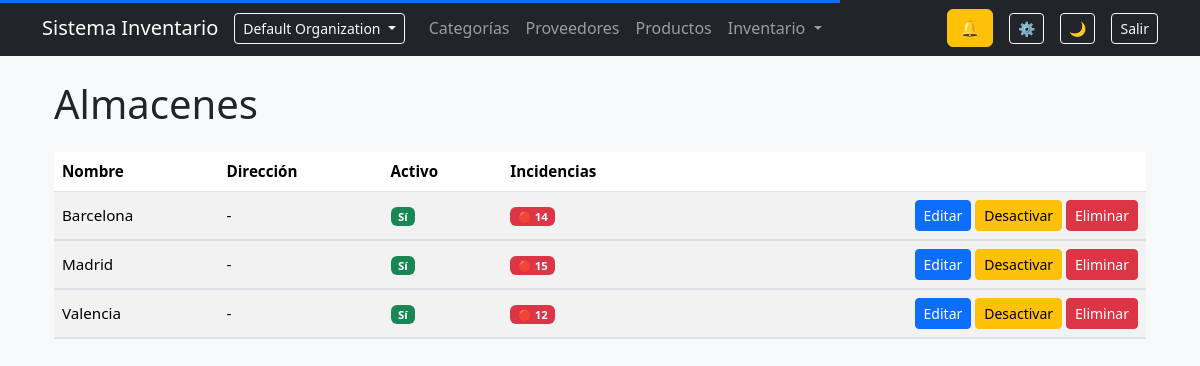
/inventory/locations/ (signed in), run on the app's committed database.
### organizations/models.py (models this page shows, shortened)
class Organization(models.Model):
    name = models.CharField(max_length=150)
    slug = models.SlugField(unique=True)
    owner = models.ForeignKey(
        User,
        on_delete=models.CASCADE,
        related_name="owned_organizations"
    )
    created_at = models.DateTimeField(auto_now_add=True)
    class Meta:
        ordering = ["name"]

### inventory/models/locations.py (models this page shows, shortened)
class Location(models.Model):
    organization = models.ForeignKey(
        Organization,
        on_delete=models.CASCADE,
        related_name="locations",
        db_index=True,
    )
    name = models.CharField(max_length=150)
    address = models.TextField(blank=True)
    is_active = models.BooleanField(default=True)
    class Meta:
        ordering = ["name"]
        unique_together = ("organization", "name")
        indexes = [
            models.Index(fields=["organization", "name"]),
        ]

### inventory/views/locations.py (the view)
def location_list(request):
    view = ListViewMixin()
    view.allowed_sort_fields = ["name", "address", "is_active"]
    view.default_ordering = "name"
    qs = (
        Location.objects
        .filter(organization=request.organization)
        .annotate(
            low_stock_count=Count(
                "stock_items",
                filter=Q(stock_items__quantity__lte=F("stock_items__min_stock"))
            ),
            total_products=Count("stock_items")
        )
    )
    search = request.GET.get("q")
    if search:
        qs = qs.filter(name__icontains=search)
    qs = view.apply_ordering(request, qs)
    page_obj = view.paginate_queryset(request, qs)
    context = {
        "locations": page_obj,
        "page_obj": page_obj,
        "search": search or "",
        "current_sort": request.GET.get("sort", ""),
        "current_dir": request.GET.get("dir", "asc"),
    }
    if view.is_htmx(request):
        return render(request, "inventory/locations/partials/table.html", context)
    return render(request, "inventory/locations/list.html", context)

### accounts/permissions.py (called while the page is built, shortened)
def _get_membership(user):
    if not user or not user.is_authenticated:
        return None
    request = getattr(user, "_request", None)
    membership = user.memberships.filter(is_active=True).first()
    return membership

def _has_role(user, roles):
    membership = _get_membership(user)
    if not membership:
        return False
    return membership.role in roles

def _is_owner(user):
    return _has_role(user, [Membership.Roles.OWNER])

def _is_admin(user):
    return _has_role(user, [Membership.Roles.OWNER, Membership.Roles.ADMIN])

def _is_manager(user):
    return _has_role(user, [
        Membership.Roles.OWNER,
        Membership.Roles.ADMIN,
        Membership.Roles.MANAGER
    ])

def _is_staff(user):
    return _has_role(user, [
        Membership.Roles.OWNER,
        Membership.Roles.ADMIN,
        Membership.Roles.MANAGER,
        Membership.Roles.STAFF
    ])

def can_view_products(user):
    return _is_staff(user)

def can_create_products(user):
    return _is_manager(user)

def can_edit_products(user):
    return _is_manager(user)

def can_delete_products(user):
    return _is_admin(user)

def can_export_products(user):
    return _is_manager(user)

def can_view_categories(user):
    return _is_staff(user)

def can_manage_categories(user):
    return _is_manager(user)

def can_view_suppliers(user):
    return _is_staff(user)

def can_manage_suppliers(user):
    return _is_manager(user)

def can_view_locations(user):
    return _is_staff(user)

def can_manage_locations(user):
    return _is_admin(user)

def can_view_inventory(user):
    return _is_staff(user)

def can_create_inventory(user):
    return _is_staff(user)

def can_edit_inventory(user):
    return _is_manager(user)

def can_confirm_inventory(user):
    return _is_manager(user)

def can_view_transfers(user):
    return _is_staff(user)

def can_create_transfer(user):
    return _is_staff(user)

def can_confirm_transfer(user):
    return _is_manager(user)

def can_view_orders(user):
    return _is_staff(user)

def can_create_order(user):
    return _is_manager(user)

def can_edit_order(user):
    return _is_manager(user)

def can_send_order(user):
    return _is_manager(user)

def can_cancel_order(user):
    return _is_manager(user)

def can_receive_order(user):
    return _is_staff(user)

def can_view_audit(user):
    return _is_owner(user) or _is_admin(user) or _is_manager(user)

def can_manage_notifications(user):
    return _is_manager(user)

### inventory/utils/listing.py (called while the page is built)
    def is_htmx(self, request):
        return request.headers.get("HX-Request") == "true"

### inventory/templates/inventory/locations/list.html (shortened to what this page needs)
{% extends "base.html" %}
{% block content %}
<div class="container mt-4">
    <div class="d-flex justify-content-between align-items-center mb-3">
        <h1>Almacenes</h1>
    </div>
    <div id="locations-table">
        {% include "inventory/locations/partials/table.html" %}
    </div>
</div>
{% endblock %}

### templates/partials/navbar.html (shortened to what this page needs)
<nav class="navbar navbar-expand-lg navbar-dark bg-dark mb-4">
    <div class="container">
        <a class="navbar-brand" href="{% url 'dashboard' %}">Sistema Inventario</a>
        <div class="collapse navbar-collapse" id="navbarMain">
            <div class="dropdown me-3">
                <button class="btn btn-sm btn-outline-light dropdown-toggle" data-bs-toggle="dropdown">
                    {{ organization.name }}
                </button>
            </div>
            <ul class="navbar-nav me-auto mb-2 mb-lg-0">
                <li class="nav-item"><a href="/categorias/" class="nav-link">Categorías</a></li>
                <li class="nav-item"><a href="/proveedores/" class="nav-link">Proveedores</a></li>
                <li class="nav-item"><a href="/productos/" class="nav-link">Productos</a></li>
                <li class="nav-item dropdown">
                    <a class="nav-link dropdown-toggle" href="#" data-bs-toggle="dropdown">
                        Inventario
                    </a>
                </li>
            </ul>
            <div class="d-flex align-items-center gap-3 me-3">
                <div id="notifications-bell"
                     hx-get="{% url 'notifications:notifications_counter' %}"
                     hx-trigger="load, inventory:notifications_updated from:body"
                     hx-target="this"
                     hx-swap="outerHTML">
                    {% include 'notifications/partials/bell.html' %}
                </div>
                <a href="{% url 'notification_preferences' %}"
                   class="btn btn-sm btn-outline-light"
                   title="Configurar notificaciones">
                    ⚙️
                </a>
            </div>
            <button id="themeToggle" class="btn btn-sm btn-outline-light me-3">🌙</button>
            <form method="post" action="{% url 'logout' %}">
                <button class="btn btn-sm btn-outline-light">Salir</button>
            </form>
        </div>
    </div>
</nav>

### inventory/templates/inventory/locations/partials/table.html (shortened to what this page needs)
<div class="table-responsive">
<table class="table table-striped align-middle">
    <thead>
        <tr>
            {% include "partials/sortable_th.html" with field="name" label="Nombre" target="#locations-table" %}
            {% include "partials/sortable_th.html" with field="address" label="Dirección" target="#locations-table" %}
            {% include "partials/sortable_th.html" with field="is_active" label="Activo" target="#locations-table" %}
            <th>Incidencias</th>
            <th></th>
        </tr>
    </thead>
    <tbody>
        {% for location in locations %}
        <tr
            hx-get="{% url 'location_incidents' location.id %}"
            hx-target="#expand-{{ location.id }}"
            hx-swap="innerHTML"
            hx-trigger="click"
            hx-on::before-request="
                if (document.getElementById('expand-{{ location.id }}').innerHTML.trim() !== '') {
                    document.getElementById('expand-{{ location.id }}').innerHTML = '';
                    event.preventDefault();
                }
            "
            style="cursor:pointer"
        >
            <td>{{ location.name }}</td>
            <td>{{ location.address|default:"-" }}</td>
            <td>
                {% if location.is_active %}
                    <span class="badge bg-success">Sí</span>
                {% else %}
                    <span class="badge bg-secondary">No</span>
                {% endif %}
            </td>
            <td>
                {% if location.low_stock_count > 0 %}
                    <span class="badge bg-danger">
                        🔴 {{ location.low_stock_count }}
                    </span>
                {% else %}
                    <span class="text-muted">—</span>
                {% endif %}
            </td>
            <td class="text-end">
                {% if perm.edit_inventory %}
                    <a href="{% url 'location_edit' location.id %}" class="btn btn-sm btn-primary">Editar</a>
                    <a href="{% url 'location_toggle_active' location.id %}" class="btn btn-sm btn-warning">
                        {% if location.is_active %}Desactivar{% else %}Activar{% endif %}
                    </a>
                    <a href="{% url 'location_delete' location.id %}" class="btn btn-sm btn-danger">Eliminar</a>
                {% endif %}
            </td>
        </tr>
        <tr>
            <td colspan="5" class="p-0">
            </td>
        </tr>
        {% empty %}
        <tr>
            <td colspan="5" class="text-center">No hay almacenes.</td>
        </tr>
        {% endfor %}
    </tbody>
</table>
</div>

### static/css/core.css (style rules this page uses)
:root { --bg: #f8f9fa; --text: #212529; --card: #ffffff; --border: #dee2e6; }
body { background: var(--bg); color: var(--text); transition: background .25s ease, color .25s ease; }
.table { font-size: 0.95rem; }
th { user-select: none; }

### dashboard/static/dashboard/css/dashboard.css (style rules this page uses)
:root { --section-bg: #ffffff; --sub-bg: #414040; --sub-text: #fafafa; }

### data on the page
Organization: name "Default Organization"
Location: name "Barcelona", address "-", is_active "Sí", low_stock_count "14"
Location: name "Madrid", address "-", is_active "Sí", low_stock_count "15"
Location: name "Valencia", address "-", is_active "Sí", low_stock_count "12"

### other printed values
{{ label }} "Nombre Dirección Activo"
